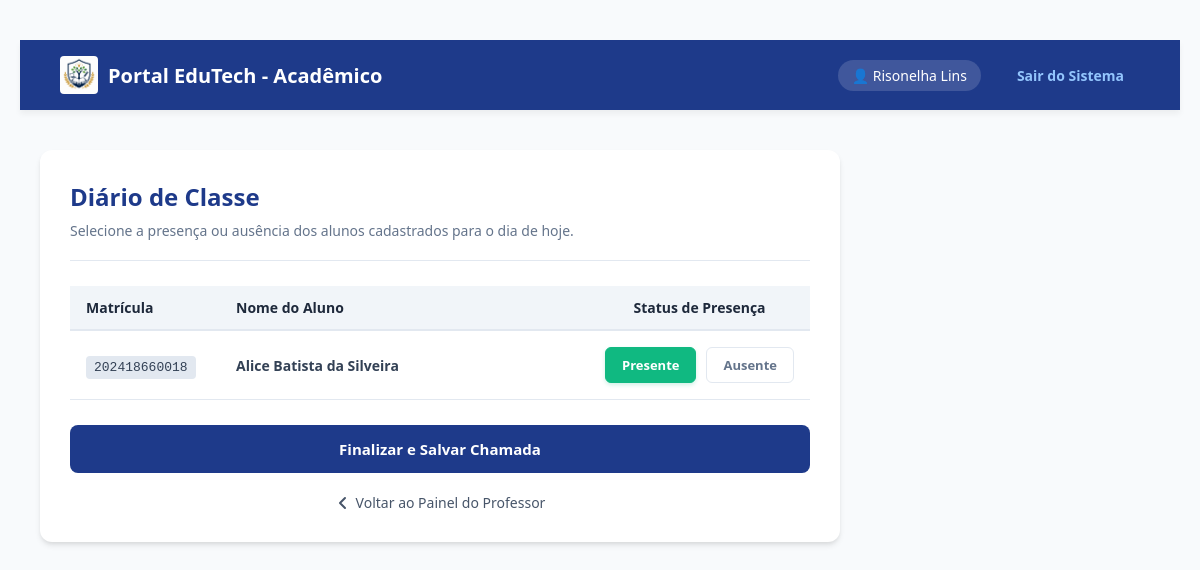
Before: /professor/chamada (signed in) with the older database file.
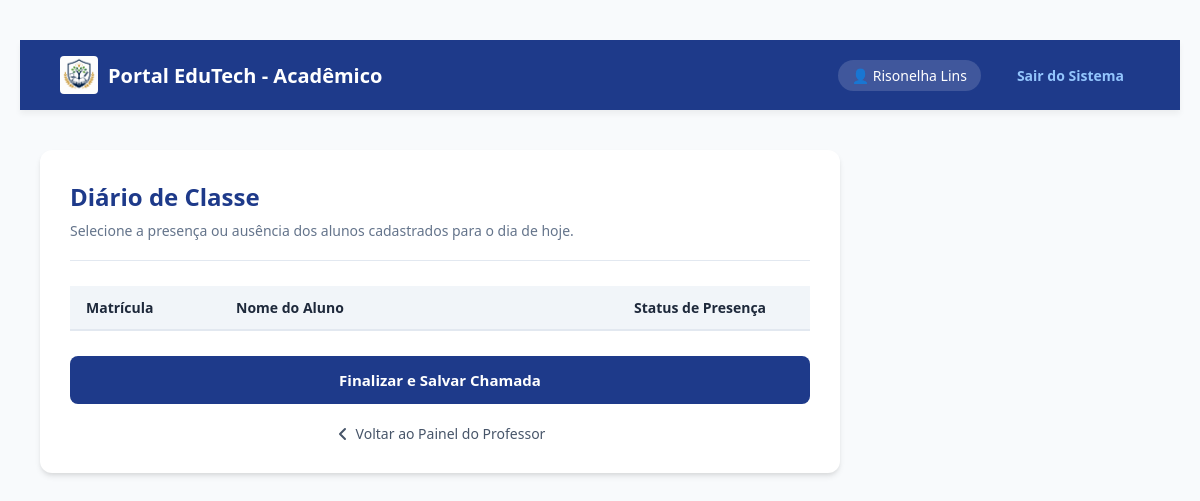
After: the same page with the newer database file.
### modelos/aluno.py (models this page shows, shortened)
class Aluno(db.Model):
    __tablename__ = 'alunos'
    id = db.Column(db.Integer, primary_key=True, autoincrement=True)
    nome = db.Column(db.String(150), nullable=False)
    matricula = db.Column(db.String(20), unique=True, nullable=False)
    senha = db.Column(db.String(100), nullable=False, default='123')
    email = db.Column(db.String(100), unique=False, nullable=True)
    curso = db.Column(db.String(100), nullable=False, default='Técnico em Informática')
    data = db.Column(db.String(20), nullable=False, default='2026')
    b1 = db.Column(db.Float, nullable=True, default=None)
    b2 = db.Column(db.Float, nullable=True, default=None)
    b3 = db.Column(db.Float, nullable=True, default=None)
    b4 = db.Column(db.Float, nullable=True, default=None)
    presencas = db.relationship(
        'Presenca',
        backref='aluno',
        cascade='all, delete-orphan',
        lazy=True
    )
    notas_disciplinas = db.relationship(
        'Nota',
        backref='aluno_rel',
        cascade='all, delete-orphan',
        lazy=True
    )

### blueprints/bp_professor.py (the view)
@bp_professor.route('/professor/chamada')
def chamada():
    if session.get('perfil') != 'Professor':
        return redirect(url_for('index'))
    alunos = aluno_dao.listar_todos()
    return render_template('chamada.html', alunos=alunos)

### dao/aluno_dao.py (called while the page is built)
    def listar_todos(self):
        return Aluno.query.order_by(Aluno.nome).all()

### templates/chamada.html (shortened to what this page needs)
{% extends 'base.html' %}
{% block styles %}
<link rel="stylesheet" href="{{ url_for('static', filename='chamada.css') }}">
{% endblock %}
{% block content %}
<div class="attendance-container">
    <div class="attendance-header">
        <h2>Diário de Classe</h2>
        <p>Selecione a presença ou ausência dos alunos cadastrados para o dia de hoje.</p>
    </div>
    <form action="{{ url_for('professor.registrar_presenca') }}" method="POST">
        <div class="table-wrapper">
            <table>
                <thead>
                    <tr>
                        <th style="width: 150px;">Matrícula</th>
                        <th>Nome do Aluno</th>
                        <th style="width: 220px; text-align: center;">Status de Presença</th>
                    </tr>
                </thead>
                <tbody>
                    {% for aluno in alunos %}
                    <tr>
                        <td><span class="matricula-badge">{{ aluno.matricula }}</span></td>
                        <td><span class="aluno-nome">{{ aluno.nome }}</span></td>
                        <td>
                            <div class="radio-toggle-group">
                                <div class="radio-option">
                                    <label for="pres-{{ aluno.matricula }}" class="radio-label label-presente">Presente</label>
                                </div>
                                <div class="radio-option">
                                    <label for="aus-{{ aluno.matricula }}" class="radio-label label-ausente">Ausente</label>
                                </div>
                            </div>
                        </td>
                    </tr>
                    {% endfor %}
                </tbody>
            </table>
        </div>
        <button type="submit" class="btn-submit-attendance">Finalizar e Salvar Chamada</button>
    </form>
    <a href="{{ url_for('professor.dashboard') }}" class="back-link">
        <svg width="16" height="16" viewBox="0 0 16 16" fill="none" xmlns="http://www.w3.org/2000/svg">
            <path d="M10 13L5 8L10 3" stroke="currentColor" stroke-width="2" stroke-linecap="round" stroke-linejoin="round"/>
        </svg>
        Voltar ao Painel do Professor
    </a>
</div>
{% endblock %}

Changed rows visible on the page:
removed Aluno: matricula "202418660018", nome "Alice Batista da Silveira"
